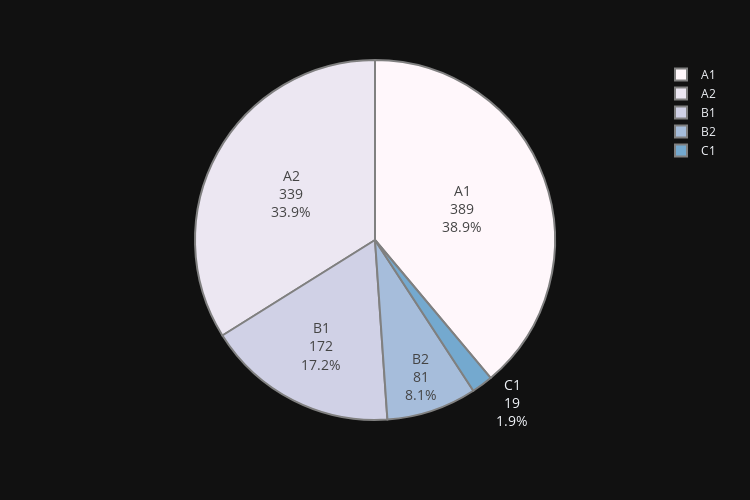

Write notebook code for a chart like this one.
### Code cell
low_cardinal_columns = [col for col in df.columns if(df[col].nunique()<10)]

def pies(col):
    print(f'{col}')
    col = df[col].value_counts().sort_values(ascending=False)
    fig = px.pie(values=col.values,
                 names=col.index,
                 color_discrete_sequence=px.colors.sequential.PuBu,
                 template='plotly_dark',
                 width=750, height=500,
                 )
    fig.update_traces(textinfo='label+percent+value', textfont_size=14,
                      marker=dict(line=dict(color='#100000', width=0.2)))

    fig.data[0].marker.line.width = 2
    fig.data[0].marker.line.color = 'gray'
    fig.show()

for col in low_cardinal_columns:
  pies(col)

### Figure 1 — Plotly figure (JSON) as saved in the notebook; plotly's stock layout.template omitted (floating-point values rounded to 4 significant figures)
{"data": [{"domain": {"x": [0, 1], "y": [0, 1]}, "hovertemplate": "label=%{label}<br>value=%{value}<extra></extra>", "labels": ["A1", "A2", "B1", "B2", "C1"], "legendgroup": "", "marker": {"line": {"color": "gray", "width": 2}}, "name": "", "showlegend": true, "textfont": {"size": 14}, "textinfo": "label+percent+value", "type": "pie", "values": [389, 339, 172, 81, 19]}], "layout": {"height": 500, "legend": {"tracegroupgap": 0}, "margin": {"t": 60}, "piecolorway": ["rgb(255,247,251)", "rgb(236,231,242)", "rgb(208,209,230)", "rgb(166,189,219)", "rgb(116,169,207)", "rgb(54,144,192)", "rgb(5,112,176)", "rgb(4,90,141)", "rgb(2,56,88)"], "width": 750}}
